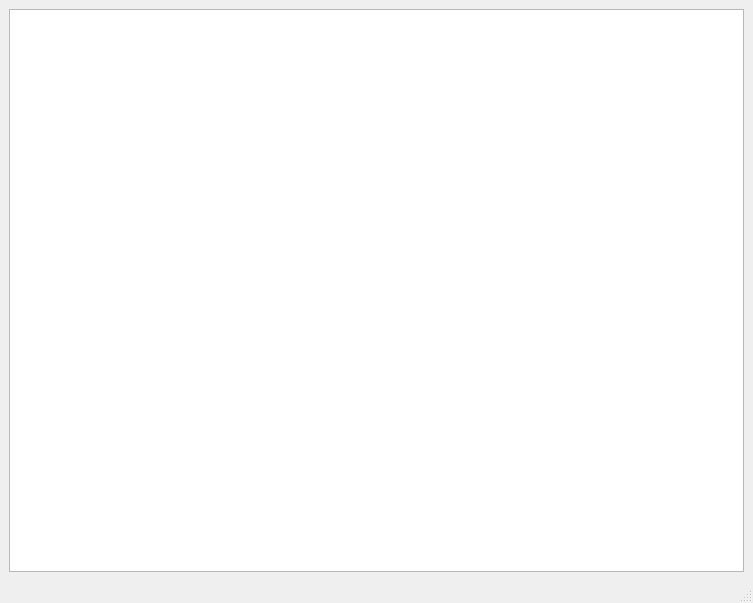
<?xml version="1.0" encoding="UTF-8"?>
<ui version="4.0">
 <class>MainWindow</class>
 <widget class="QMainWindow" name="MainWindow">
  <property name="geometry">
   <rect>
    <x>0</x>
    <y>0</y>
    <width>753</width>
    <height>603</height>
   </rect>
  </property>
  <property name="windowTitle">
   <string>MainWindow</string>
  </property>
  <widget class="QWidget" name="centralwidget">
   <layout class="QGridLayout" name="gridLayout">
    <item row="0" column="0">
     <widget class="QGraphicsView" name="graphicsView"/>
    </item>
   </layout>
  </widget>
  <widget class="QStatusBar" name="statusbar"/>
 </widget>
 <resources/>
 <connections/>
</ui>
